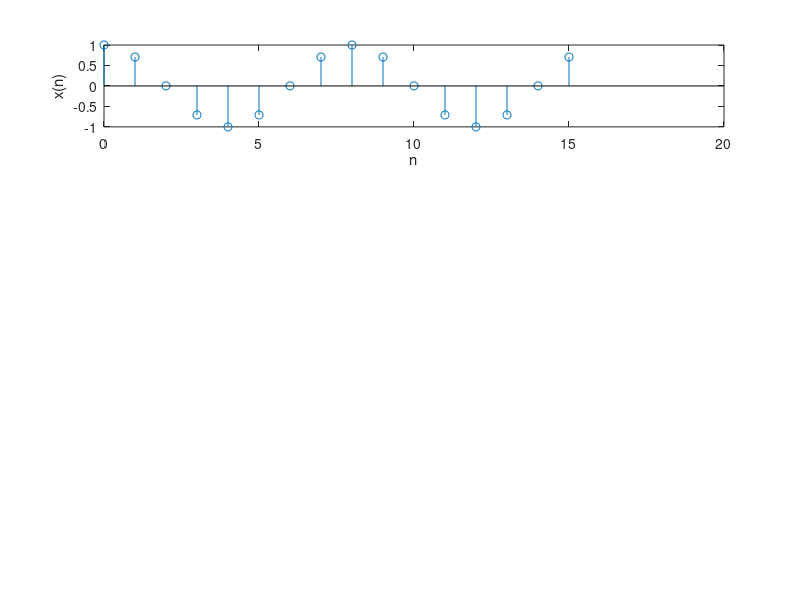

Write MATLAB code to recreate this figure. (Note: this script raises an error after producing the figure.)
clc
clear all
close all

N=16;
n=0:1:N-1;
k=0:1:N-1;

for ii=1:N
%     if(n(ii)==3)
%         x_n(ii)=1;
%     else
%         x_n(ii)=0;
%     end
x_n(ii)=cos((pi/4)*n(ii));
end
subplot(4,1,1), stem(n, x_n);
xlabel("n");
ylabel("x(n)");

[X, k] = DFT_x(x_n, N);
X_mag=abs(X);
X_ang=atan(imag(X)./real(X));
subplot(4,1,2), stem(k, X_mag, 'r');
xlabel("k");
ylabel("|X(k)|");

subplot(4,1,3), stem(k, X_ang, 'g');
xlabel("k");
ylabel("/angle X(k)");


[x_r, n] = IDFT_x...
    (X, N);
subplot(4,1,4), stem(n, x_r, 'b');
xlabel("n");
ylabel("x_r(n)");
temp=abs(x_n);
temp2=temp.^2;
er_n=sum(temp2);

temp3=abs(X);
temp4=temp3.^2;
er_k=(1/N)*sum(temp4);
[er_n er_k]

        






